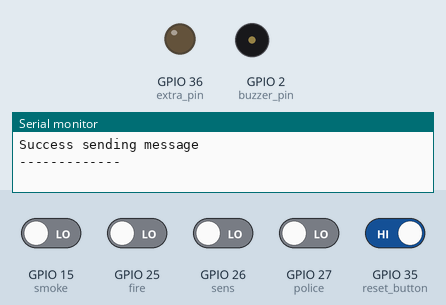
Bench run of a sketch on a simulated ESP32. Parts: output pins drawn as LEDs (lit = HIGH), buzzer (waves = sounding, pin HIGH), the last lines printed to the serial monitor. Inputs (shaded band) come from the test bench; at power-on: GPIO 35 (reset_button) HIGH, GPIO 15 (smoke), GPIO 25 (fire), GPIO 26 (sens), GPIO 27 (police) LOW. WiFi joins after 1.5 s; servers stay silent unless stated; random numbers use the default seed unless the sketch sets one; no MQTT or app messages arrive unless stated.

Above: at 2.7 s.
2.8 s: GPIO 15 (smoke) driven HIGH and GPIO 35 (reset_button) driven LOW
At 4.0 s:
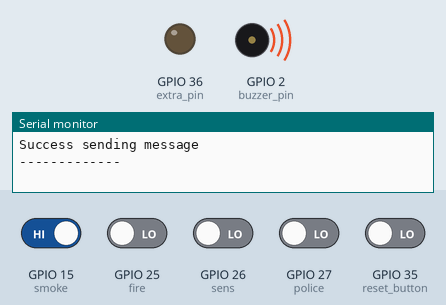
4.3 s: GPIO 35 (reset_button) driven HIGH
At 5.4 s:
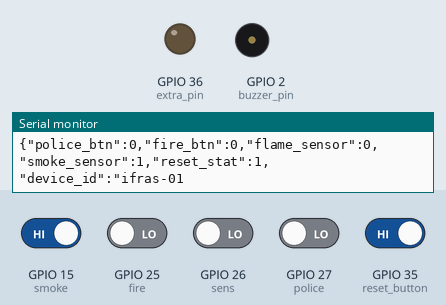
5.8 s: GPIO 35 (reset_button) driven LOW
At 6.4 s:
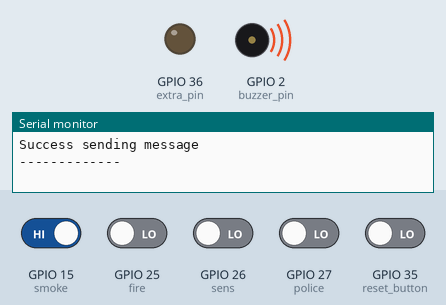
Timing chart, 0 to 8.8 s (numbered marks = the images above; inputs shaded):
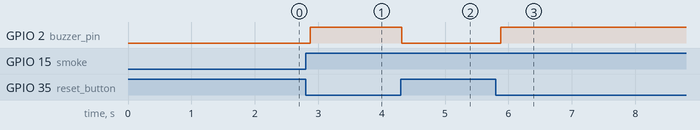

The sketch:

ifras_sample_2.ino
```cpp
#include <WiFi.h>
#include <PubSubClient.h>
#include <ArduinoJson.h>


#define fire 25
#define police 27
#define sens 26
#define smoke 15
#define reset_button 35
#define extra_pin 36
int buzzer_pin=2;

int buttonstate_fire = 0;
int buttonstate_police = 0;
int buttonstate_sens = 0;
int buttonstate_smoke=0;
int reset_state=0;

const char* ssid = "ssl-e";
//const char* ssid = "gourab";
const char* password =  "O1713O4771$";
//const char* password =  "123123123";
const char* mqttServer = "192.168.86.111";
const int mqttPort = 1883;


WiFiClient espClient;
PubSubClient client(espClient);

void setup() {

  Serial.begin(115200);
  WiFi.begin(ssid, password);

  pinMode(fire, INPUT);
  pinMode(police, INPUT);
  pinMode (sens, INPUT);
  pinMode(buzzer_pin, OUTPUT);
  pinMode (reset_button, INPUT);
  pinMode(extra_pin, OUTPUT);


  while (WiFi.status() != WL_CONNECTED) {
    delay(500);
    Serial.println("Connecting to WiFi..");
    }

  Serial.println("Connected to the WiFi network");
  client.setServer(mqttServer, mqttPort);
  while (!client.connected()) {
      Serial.println("Connecting to MQTT...");
      String clientId = "ESP32Client-";
      clientId += String(random(0xffff), HEX);


       if (client.connect(clientId.c_str())) {
         Serial.println("connected");
         }

       else {
         delay(200);
         }
   }


}

void buzzer(){
if(buttonstate_fire ==1 || buttonstate_police ==1 ||buttonstate_sens ==1 || buttonstate_smoke ==1 ){
    if(reset_state == 0){
    digitalWrite(buzzer_pin, HIGH);
    }


  }
if(reset_state == 1){
   digitalWrite(buzzer_pin, LOW);
   }

}

void JsonModule(){
  StaticJsonBuffer<300> JSONbuffer;
  JsonObject& JSONencoder = JSONbuffer.createObject();

  JSONencoder["police_btn"] = buttonstate_police;
  JSONencoder["fire_btn"] = buttonstate_fire;

  JSONencoder["flame_sensor"] = buttonstate_sens;
  JSONencoder["smoke_sensor"] = buttonstate_smoke;
  JSONencoder["reset_stat"] = reset_state;
  JSONencoder["device_id"] = "ifras-01";

  char JSONmessageBuffer[100];
  JSONencoder.printTo(JSONmessageBuffer, sizeof(JSONmessageBuffer));
  Serial.println("Sending message to MQTT topic..");
  Serial.println(JSONmessageBuffer);

  if (client.publish("ifras/devices", JSONmessageBuffer) == true) {
    Serial.println("Success sending message");
    }
  else {
    Serial.println("Error sending message");
    }


  Serial.println("-------------");
  delay(10);
}

void loop() {
  client.loop();

  client.publish("esp/test", "Hello from test");
  buttonstate_fire = digitalRead(fire);
  buttonstate_police = digitalRead(police);
  buttonstate_sens = digitalRead(sens);
  buttonstate_smoke=digitalRead(smoke);
  reset_state=digitalRead(reset_button);

  //Buzzer control module
  buzzer();

  //json module
  JsonModule();

  delay(100);

}
```

Measured:
- after the input at 2.8 s, GPIO 2 (buzzer_pin): LOW → HIGH after 0.08 s
- after the input at 4.3 s, GPIO 2 (buzzer_pin): HIGH → LOW at once
- after the input at 5.8 s, GPIO 2 (buzzer_pin): LOW → HIGH after 0.08 s
